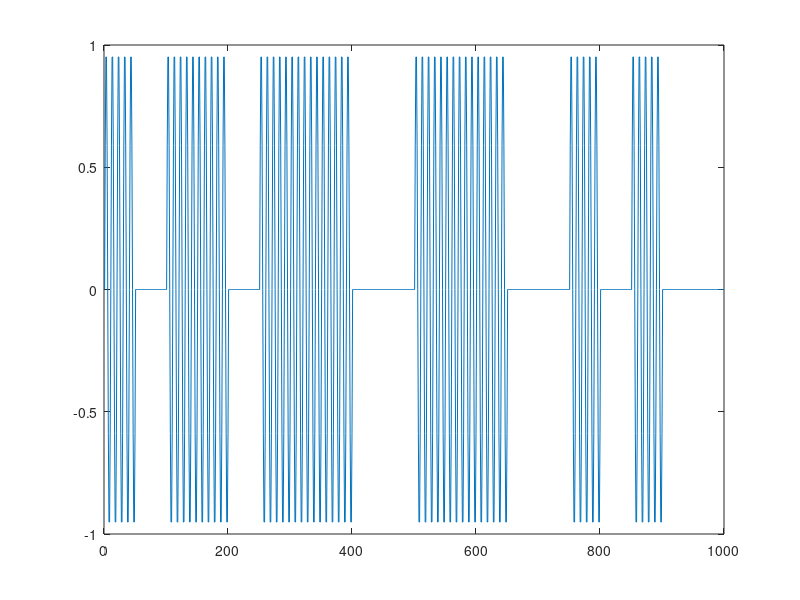

Write MATLAB code to recreate this figure. (Note: this script raises an error after producing the figure.)
%Generating 2ASK signal
clc
clear all;
close all;
%use orthogonal modulation generate modulated siganl
%You can see the original signal v in the code.
fc=1e4;                                                 %carrier frequency
fs=1e5;                                                 %sample frequency
Rs=2e3;                                                 %symbol rate of digital signal
T=1/fs;                                                 %sample time
L=1000;                                                  %length of signal
t=(0:L-1)*T;                                            %time vector
A=1;                                                    %%Ampltitude
v=A*cos(2*pi*1000*t);                                   %modulation signal
xs=sin(2*pi*fc*t);
xc=cos(2*pi*fc*t);

%2ASK
%           _________          ______
%   signal |         |        |      |      
%----------|         |________|      |  so L/fs/T_ask is the length of a_n
%           <-T_ask->                       
%<-----------L points --------------->
T_ask=1/Rs;                                          
a_n=round(rand(1,round(L/(T_ask*fs))));
a_ask=repmat(a_n,T_ask*fs,1);
a_ask=a_ask(:)';
%stairs(a_ask)                                        %figure 2ask,unuse plot
I_ask=0;
Q_ask=a_ask;
y_2ask=I_ask.*xc+Q_ask.*xs;
figure(1)
plot(y_2ask)
figure(2)
plotSpectral(y_2ask,fs)
